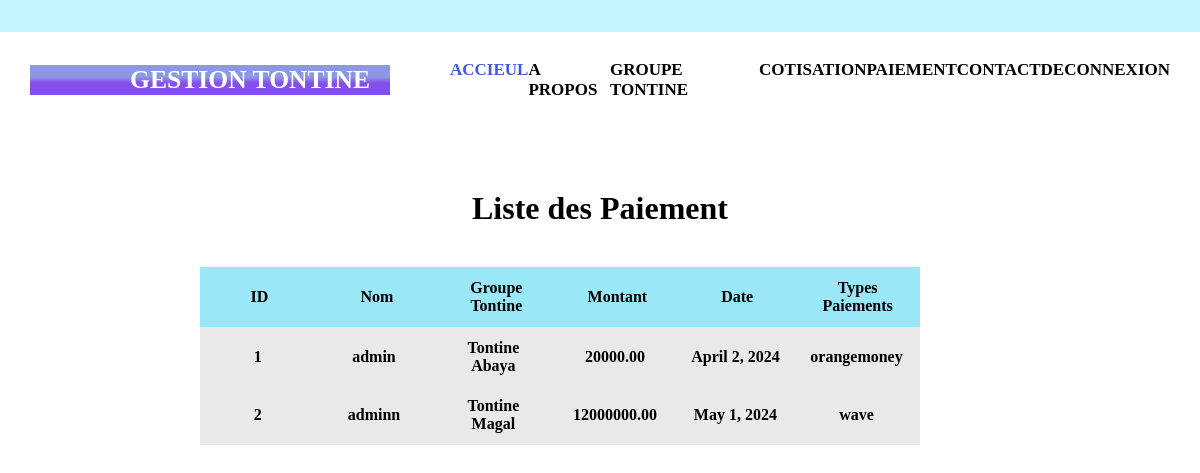
The page /paiement/ (signed in) on the database its author committed.
### tontine_app/models.py (models this page shows)
class Paiement(models.Model):
    montant = models.DecimalField(max_digits=10, decimal_places=2)
    date = models.DateField()
    type_paiement = models.CharField(max_length=50, null=True)  # Par exemple : cotisation, autres
    utilisateur = models.ForeignKey(User, on_delete=models.CASCADE)
    groupe_tontine = models.ForeignKey(GroupeTontine, on_delete=models.CASCADE)

class GroupeTontine(models.Model):
    nom = models.CharField(max_length=100)
    description = models.TextField()
    montant_cotisation = models.CharField(max_length=100)
    frequence_paiements = models.CharField(max_length=50)
    def __str__(self):
	    return  self.nom

### tontine_app/views.py (the view)
# urls.py: path("paiement/", paiement, name="paiement"),
@login_required(login_url="/login/")
def paiement(request):
    paiement = Paiement.objects.all()
    return render(request, "pages/paiement.html", {"paiement": paiement})

### templates/pages/paiement.html (shortened to what this page needs)
{% load static %}
<!DOCTYPE html>
<html>
<head>
	<link rel="stylesheet" type="text/css" href="{% static 'css/pages/paiement.css' %}">
</head>
<body>
  <header>
    <section class="navsection">
      <div class="logo">
        <a href="{% url 'base' %}" ><h1>Gestion Tontine</h1></a>
      </div>
      <nav>
        <a href="{% url 'base' %}" >Accieul</a>
        <a href="{% url 'about' %}">A Propos</a>
        <a href="{% url 'groupes' %}">Groupe Tontine</a>
        <a href="{% url 'cotisation' %}">Cotisation</a>
        <a href="{% url 'paiement' %}">Paiement</a>
        <a href="{% url 'contacts' %}">Contact</a>
        {% if request.user.is_authenticated %}
        <a href="{% url 'logout' %}">Deconnexion</a>
        {% else %}
        <a href="{% url 'login' %}">Connexion</a>
        {% endif %}
      </nav>
    </section>
  {% block contenu %}
  <div class="wrapper">
    <h1 style="text-align: center; padding: 10px; margin-bottom: 30px;">Liste des Paiement</h1>
    <table class="table">
      <thead class="row header">
        <tr>
          <th class="cell">ID</th>
          <th class="cell">Nom</th>
          <th class="cell">Groupe Tontine</th>
          <th class="cell">Montant</th>
          <th class="cell">Date</th>
          <th class="cell">Types Paiements</th>
        </tr>
      </thead>
      <tbody class="row">
        {% if paiement %}
        {% for Paiement in paiement %}
        <tr>
          <th class="cell" data-title="">{{Paiement.id}}</th>
          <th class="cell" data-title="">{{Paiement.utilisateur}}</th>
          <th class="cell" data-title="">{{Paiement.groupe_tontine}}</th>
          <th class="cell" data-title="">{{Paiement.montant}}</th>
          <th class="cell" data-title="">{{Paiement.date}}</th>
          <th class="cell" data-title="">{{Paiement.type_paiement}}</th>
        </tr>
        {% endfor %}
      </tbody>
      {% else %}
      <p>Paiement vide</p>
      {% endif %}
    </table>
  </div>
  {% endblock %}
</header>
</body>
</html>

### static/css/pages/paiement.css (style rules this page uses)
* { margin: 0; padding: 0; }
header { width: 100%; height: 100vh; }
.navsection { width: 100%; height: 20vh; display: flex; justify-content: space-around; align-items: center; background-image: linear-gradient(to top,#fff 80%, #c3f5ff 20%); }
.logo { width: 30%; color: #fff; background-image: linear-gradient(#8d98e3 40%, #854fee 60%); padding-left: 100px; box-sizing: border-box; }
.logo h1 { text-transform: uppercase; font-size: 1.6rem; animation: aagepiche 2s linear infinite; animation-direction: alternate; color: #fff; }
.logo a { text-decoration: none; }
nav { width: 60%; display: flex; justify-content: space-around; }
nav a { text-decoration: none; text-transform: uppercase; color: #000; font-weight: 900; font-size: 17px; position: relative; }
nav a:first-child { color: #4458dc; }
nav a:before { content: ""; position: absolute; top: 110; left: 0; width: 0; height: 22px; border-bottom: 2px solid #4458dc; transition: all 0.4s linear; }

### templates/pages/paiement.html (style rules this page uses)
.wrapper { margin: 0 auto; padding: 20px; max-width: 800px; }
.table { display: flex; justify-content: space-evenly; flex-flow: column wrap; right: 20rem; width: 90%; color: #000; }
.row { background: #f6f6f6; display: table-row; }
.row:nth-of-type(odd) { background: #e9e9e9; }
.row.header { font-weight: 900; color: #000; background: #9ae7f8; }
.cell { width: 100px; padding: 10px 12px; display: table-cell; }

### rows shown on the page
Paiement: id "1", utilisateur "admin", groupe_tontine "Tontine Abaya", montant "20000.00", date "April 2, 2024", type_paiement "orangemoney"
Paiement: id "2", utilisateur "adminn", groupe_tontine "Tontine Magal", montant "12000000.00", date "May 1, 2024", type_paiement "wave"
